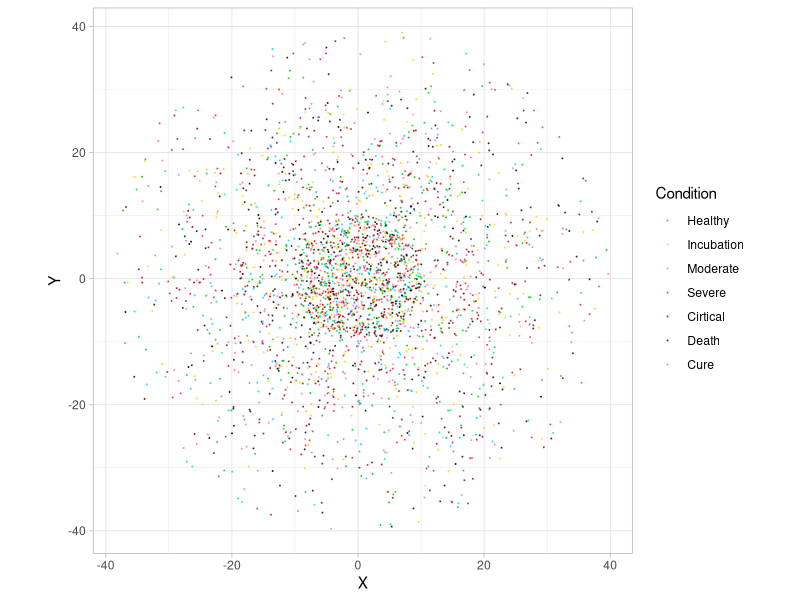
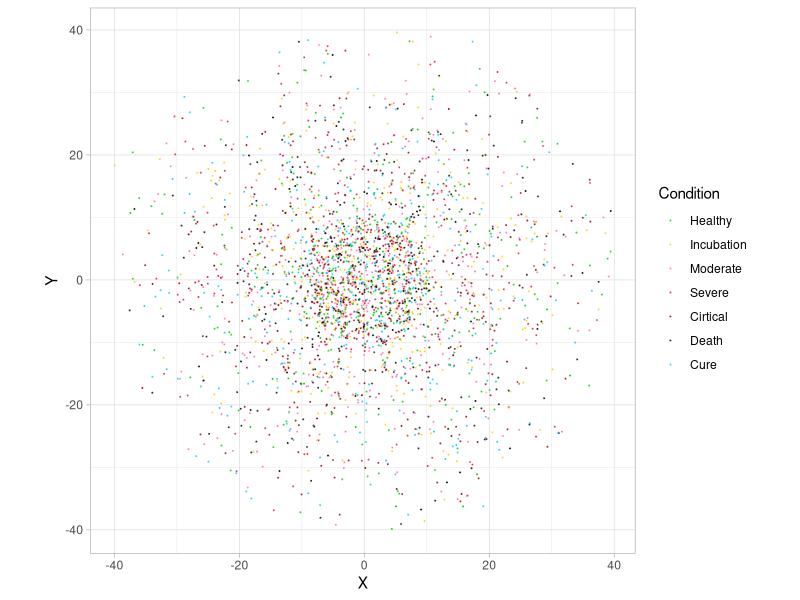
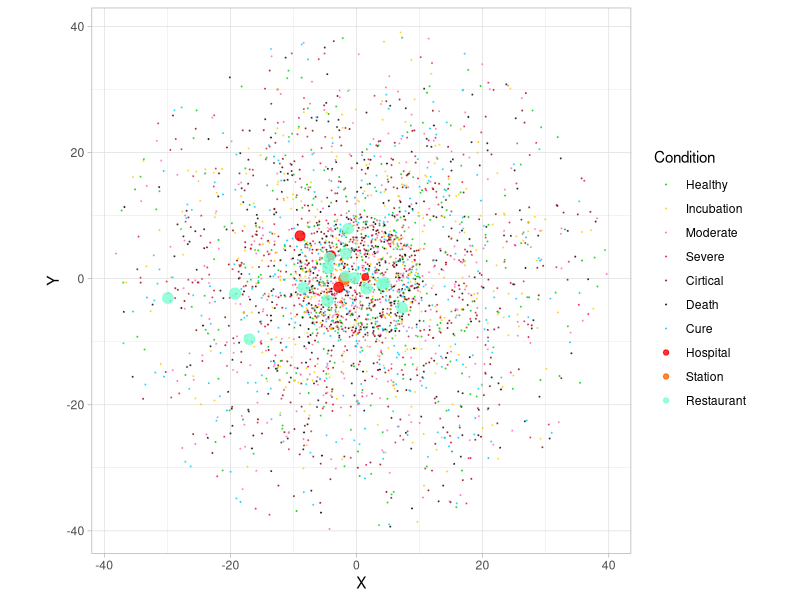

Source code (R) for these figures, in order: (Note: this script raises an error after producing the figures.)
## ---- chunk 1
knitr::opts_chunk$set(echo = TRUE)
## ---- chunk 2
library(tidyverse)
library(ggplot2)
library(gganimate)
library(magick)
library(proxy)

my_theme = theme_light() + theme(plot.title = element_text(hjust = 0.5), plot.subtitle = element_text(hjust = 0.5))
## ---- chunk 3
# N: Total number of points
# R: A vector of radius
# P: A vector of the proportion of points in each ring area
# Time: The number of days (running times)
# pc: Probability of being infected
# pr: Probability of being attracted by the restaurant
# transform_probability: A data frame contains the probability of symptom changes
# min_infection_range: A number indicates the minimum range of infection
# speed: A vector of movement speed of points with different symptoms
# Num_public: A number indicates the number of public places
# Hospital_capacity: A decimal indicates the ratio of hospital capacity


N = 3000
# R need to be decreasing
R = c(40,30,20,10)
# P should be the value corresponding to R
P = c(1,2,3,4)
Times = 60
pc = 0.1
pr = 0.4
transform_probability = data.frame(ease = c(0.2,0.15,0.1), worsen = c(0.3,0.5,0.8))
rownames(transform_probability) = 3:5
min_infection_range = 1e-2
speed = c(1, 1, 0.8, 0.3, 0.1, 0, 1)
Num_public = 20
Hospital_capacity = 0.01
## ---- chunk 4
calculate_alpha = function(N, R, P, c){
  # N: Total number of points
  # R: A vector of radius
  # P: A vector of the proportion of points in each ring area
  # c: Correction coefficient
  
  L = length(R)
  population = P/sum(P)*N
  S = R^2
  area = S - c(S[2:L],0)
  density = population/area
  ratio = density / c(0, density[1:(L-1)])
  alpha = 1/ratio*c
  
  return(alpha)
}
## ---- chunk 5
# alpha: A vector of probability of being able to get out of the wall

# alpha should be the value corresponding to R
# This 1.25 is calculate by whole_data when only calculate step 1 to 4
# To let the number of points in each ring after 300 runnings is still the same 
alpha = calculate_alpha(N, R, P, 1.25)
## ---- chunk 6
random_point_circle = function(R, N, x_center = 0, y_center = 0){
  # R: Radiu
  # N: Number of points
  
  if(length(R) != 1)
    stop('Length of R is not 1 in random_point_circle!')
  if(length(N) != 1)
    stop('Length of N is not 1 in random_point_circle!')
  if(N == 0)
    return(data.frame(X = NULL, Y = NULL))
  
  U = runif(N, 0, R^2)
  A = runif(N, 0 ,2*pi)
  X = sqrt(U)*cos(A) + x_center
  Y = sqrt(U)*sin(A) + y_center
  return(data.frame(X = X, Y = Y))
}
## ---- chunk 7
intialize_points = function(N, R, P){
  # N: Total number of points
  # R: A vector of radius
  # P: A vector of the proportion of points in each ring area
  
  if(length(N) != 1)
    stop('Length of N is not 1 in intialize_points!')
  if(length(R) != length(P))
    stop('R and P have different length in intialize_points!')
  if(length(R) == 0)
    stop('Length of R is 0 in intialize_points!')
  
  L = length(R)
  S = R^2
  
  S = S/sum(S)
  P = P/sum(P)
  
  if(mean(P/S == sort(P/S)) != 1)
    stop('The proportion of area is not increasing in intialize_points!')
  
  data = data.frame(X = NULL, Y = NULL)
  
  number_of_points = rep(0, L)
  for(i in 1:L){
    total_area = S[i]
    if(i == L){
      current_area = S[i]
    } else{
      current_area = S[i]-S[i+1]
    }
    need_points = P[i]*N - number_of_points[i]
    generate_points = round(need_points / current_area * total_area)
    data = rbind(data, random_point_circle(R[i],  generate_points))
    if(i == L){
      number_of_points[L] = number_of_points[L] + generate_points 
    } else{
      number_of_points[i:L] = number_of_points[i:L] + round((S[i:L] - c(S[(i+1):L],0)) / total_area * generate_points)
    }

  }
  
  return(list(data, number_of_points))
}
## ---- chunk 8
intialize = intialize_points(N, R, P)
data = intialize[[1]]
# To check if the number of data is right
number_of_points = intialize[[2]]
number_of_points
P/sum(P)*N
## ---- chunk 9
# To check the number of data in each ring
check_data = data %>% mutate(Radiu = sqrt(X^2+Y^2))
check_data %>% filter(Radiu<R[1]) %>% nrow()
check_data %>% filter(Radiu<R[2]) %>% nrow()
check_data %>% filter(Radiu<R[3]) %>% nrow()
check_data %>% filter(Radiu<R[4]) %>% nrow()
## ---- chunk 10
plot_points = function(data, condition){
  # data: A data frame contains X and Y in first 2 column
  # condition: A vector contains 7 factors of illness
  
  c = colnames(data)
  if(c[1] != 'X' | c[2] != 'Y')
    stop('Wrong name in data in plot_points!')
  
  if(nrow(data) != length(condition %>% unlist))
    stop('Wrong nrow of condition in plot_points!')
  
  t = tibble(X = data$X, Y = data$Y, condition = factor(condition, levels = 1:7))
  g = t %>%
    ggplot(aes(x = X, y = Y, color = condition)) + 
    geom_point(size = 0.1, alpha = 0.6) + 
    scale_color_manual(values = c('#00CC00', '#FFCC00', '#FF69B4', '#DC143C', '#8B0000', '#000000', '#00CCFF'), labels = c('Healthy', 'Incubation', 'Moderate', 'Severe', 'Cirtical', 'Death', 'Cure'), name = 'Condition') + 
    coord_fixed() + 
    my_theme
  g
}
## ---- chunk 11
# Condition meaning and color
# 1: Healthy, '#00CC00', Electric Green
# 2: Incubation period, '#FFCC00', Tangerine Yellow
# 3: Moderate, '#FF69B4', Hot Pink
# 4: Severe, '#DC143C', Crimson
# 5: Cirtical, '#8B0000', Dark Red
# 6: Death, '#000000', Black
# 7: Cure, '#00CCFF', Deep Sky Blue

test_condition = sample(1:7, N, replace = TRUE) 
plot_points(data, test_condition)
## ---- chunk 12
random_walk = function(data, v){
  # data: A data frame contains X and Y in first 2 column
  # v: A vector contains the speed of points
  
  N = nrow(data)
  if(N != length(v %>% unlist))
    stop('Wrong nrow of v in Random_Walk!')
  
  distance = rnorm(N, v, sd = v/1.5)
  distance[distance < 0] = 0
  
  A = runif(N, 0 ,2*pi)
  data$X = data$X + distance * cos(A)
  data$Y = data$Y + distance * sin(A)
  
  return(data)
}
## ---- chunk 13
v = rnorm(N, 1, 0.5)
v[v < 0] = 0
new_data = random_walk(data, v)
plot_points(new_data, test_condition)
## ---- chunk 14
through_wall = function(last_data, new_data, R, alpha){
  # last_data: A data frame contains X and Y which is last position
  # new_data: A data frame contains X and Y which is new position
  # R: A vector of radius
  # alpha: A vector of probability of being able to get out of the wall
  
  last_R = sqrt(last_data$X^2 + last_data$Y^2)
  new_R = sqrt(new_data$X^2 + new_data$Y^2)
  
  R0 = c(Inf, R, 0)
  last_R0 = cut(last_R, breaks = R0, labels = (length(R)+1):1) %>% as.numeric()
  new_R0 = cut(new_R, breaks = R0, labels = (length(R)+1):1) %>% as.numeric()
  
  # wall_level: for example, R = c(40,30,20,10)
  # 1. R<10
  # 2. 10<R<20
  # 3. 20<R<30
  # 4. 30<R<40
  # 5. R>40
  
  index = which(last_R0 < new_R0)
  wall_level = last_R0[index]
  
  # To make sure alpha[1] is the wall_level 1's probability
  alpha0 = rev(alpha)
  alpha_all = alpha0[wall_level]
  
  U = runif(length(index), 0 ,1)
  
  index_run = which(U > alpha_all)
  wall_level_run = wall_level[index_run]
  index_run = index[index_run]
  
  distance = new_data[index_run,c('X', 'Y')] - last_data[index_run,c('X', 'Y')]
  distance = sqrt(distance$X^2 + distance$Y^2)
  
  R1 = last_R[index_run]
  R2 = new_R[index_run]
  rest_distance = distance/(R1+R2)*R2
  
  ratio = (1-2*rest_distance/new_R[index_run])
  ratio = ifelse(ratio < -0.5, -0.5, ratio)
  
  new_data[index_run,] = new_data[index_run,] * ratio
  
  return(new_data)
}
## ---- chunk 15
initialize_infector = function(condition, n){
  # condition: A vector contains 7 factors of illness and its duration
  # n : Number of infectors in first day
  
  index = sample(1:nrow(condition), n, replace = FALSE)
  condition[index, 1] = 2
  
  return(condition)
}
## ---- chunk 16
pairwise_dist = function(data1, data2){
  # data1: A data frame contains X and Y which is the position
  # data2: A data frame contains X and Y which is the position
  
  Dist_matrix = as.matrix(proxy::dist(data1, data2))
  
  return(Dist_matrix)
}
## ---- chunk 17
infection = function(data, v, condition, infectious_ability, protection_ability){
  # data: A data frame contains X and Y which is the position
  # v: A vector contains the speed of points
  # condition: A vector contains 7 factors of illness and its duration

  incubation_infection = ifelse(condition$duration > 3, 1, 0)
  incubation_index = which(condition$condition == 2)
  
  # Condition infection speed
  # 1: Healthy, 0
  # 2: Incubation period, 1 if duration > 3, 0 else
  # 3: Moderate, 1
  # 4: Severe, 1.5
  # 5: Cirtical, 2
  # 6: Death, 0
  # 7: Cure, 0
  
  infection_speed = sapply(condition$condition, function(x) switch(x, '1' = 0,'2' = 1, '3' = 1, '4' = 1.5, '5' = 2, '6' = 0, '7' =  0))
  infection_speed[incubation_index] = infection_speed[incubation_index] * incubation_infection[incubation_index]
  
  infection_index = which(infection_speed > 0)
  infection_length = length(infection_index)
  canbe_infected_index = which(condition$condition == 1)
  canbe_infected_length = length(canbe_infected_index)
  
  if(infection_length == 0)
    return(condition)
  
  distance = pairwise_dist(data[infection_index,], data[canbe_infected_index,])
  
  infection_change = function(condition2,infectious_ability2, protection_ability2, pc, infection_radius){
    
    infection_radius = v[infection_index] * infection_speed[infection_index] * infectious_ability2[infection_index] * protection_ability2[infection_index] * infection_radius + min_infection_range
    infection_radius = matrix(rep(infection_radius, canbe_infected_length), nr = infection_length)
    
    possible_infection = which(distance<infection_radius, arr.ind = TRUE)
    possible_infection = possible_infection[,2] %>% unique()
  
    U = runif(length(possible_infection), 0, 1)
  
    protect_value = protection_ability2[colnames(distance)[possible_infection] %>% as.numeric()]
    confirmed_infection = possible_infection[U < pc * protect_value]
    confirmed_infection = colnames(distance)[confirmed_infection] %>% as.numeric()
    
    condition2[confirmed_infection, ] = data.frame(condition = 2, duration = 0)
    
    return(condition2)
  }
  
  condition = infection_change(condition, infectious_ability, protection_ability, pc, 1)
  condition = infection_change(condition, infectious_ability, protection_ability, pc/4, 2)
  
  return(condition)
}
## ---- chunk 18
symptom_change = function(condition, v, new_condition, new_v, now, ease, worsen, nochange_day = 3){
  index = which(condition$condition == now & condition$duration > nochange_day)
  l = length(index)
  
  U = runif(l, 0 ,1)
  ease_index = index[U < transform_probability[as.character(now),1]]
  worsen_index = index[U > 1-transform_probability[as.character(now),2]]
    
  new_condition[ease_index,] = data.frame(condition = ease, duration = 0)
  new_condition[worsen_index,] = data.frame(condition = worsen, duration = 0)
  new_v[ease_index] = v[ease_index] * speed[ease]/speed[now]
  new_v[worsen_index] = v[worsen_index] * speed[worsen]/speed[now]
    
  return(list(new_condition, new_v))
}
## ---- chunk 19
condition_change = function(condition, v, transform_probability, speed){
  # condition: A vector contains 7 factors of illness and its duration
  # v: A vector contains the speed of points
  # transform_probability: A data frame contains the probability of symptom changes
  # speed: A vector of movement speed of points with different symptoms
  
  new_condition = condition
  new_v = v
  
  # End of incubation period, condition 2->3
  incubation_index = which(condition$condition == 2)
  incubation_length = length(incubation_index)
  
  U = rnorm(incubation_length, 7, 2)
  symptom_date = ifelse(U < 3 ,3, U)
  symptom_index = incubation_index[condition$duration[incubation_index] > symptom_date]
  
  new_condition[symptom_index,] = data.frame(condition = 3, duration = 0)
  new_v[symptom_index] = v[symptom_index] * speed[3]/speed[2]
  
  # End of a symptom period, condition 3,4,5 -> (7,4) (3,5) (4,6)
  temp = symptom_change(condition, v, new_condition, new_v, 3, 7, 4)
  new_condition = temp[[1]]
  new_v = temp[[2]]
  
  temp = symptom_change(condition, v, new_condition, new_v, 4, 3, 5)
  new_condition = temp[[1]]
  new_v = temp[[2]]
  
  temp = symptom_change(condition, v, new_condition, new_v, 5, 6, 4)
  new_condition = temp[[1]]
  new_v = temp[[2]]
  
  return(list(new_condition, new_v))
}
## ---- chunk 20
random_public_place = function(R, class, capacity, x_center = 0, y_center = 0){
  # R: Radiu
  # class: A number indicates the category of public_place
  # capacity: A number indicates the number of maximum points in this place
  
  if(length(R) != 1)
    stop('Length of R is not 1 in random_public_place!')
  if(!class %in% 1:3)
    stop('Class is not right in random_public_place!')
  if(capacity <= 0)
    stop('Capacity is not right in random_public_place!')
  
  # class:
  # 1: Hospital, To increase the probability of healing
  # 2: Train Station: To let people leave and come
  # 3: Restaurant/School/Supermarket: Crowded locations
  
  A = runif(1, 0 ,2*pi)
  X = R*cos(A) + x_center
  Y = R*sin(A) + y_center
  return(data.frame(X = X, Y = Y, Class = class, Capacity = capacity))
}
## ---- chunk 21
intialize_public_place = function(R, P, N, Num_public,Hospital_capacity){
  # N: Total number of points
  # R: A vector of radius
  # P: A vector of the proportion of points in each ring area
  # Num_public: A number indicates the number of public places
  # Hospital_capacity: A decimal indicates the ratio of hospital capacity
  
  if(Num_public < 2)
    stop('The number of public place is too less in intialize_public_place!')
  if(Hospital_capacity > 1 | Hospital_capacity < 0)
    stop('The capacity of hospital is wrong in intialize_public_place!')
  
  data_public = data.frame(X = NULL, Y = NULL, Class = NULL, Capacity = NULL)
  
  L = length(R)
  population = P/sum(P)*N
  S = R^2
  area = S - c(S[2:L],0)
  density = population/area
  density = density/sum(density)
  density_cumsum = c(0, cumsum(density))
  
  U = runif(1, 0, 1)
  data_station = random_public_place(R[L]*U, 2, N/100)
  data_public = rbind(data_public, data_station)
  
  num_hospital = ceiling((Num_public-1)/5)
  num_school = Num_public - 1 - num_hospital
  
  build_public = function(class2, capacity2, num2){
    
    data_public2 = data.frame(X = NULL, Y = NULL, Class = NULL, Capacity = NULL)
    
    capacity_num = capacity2/num2
    capacity_num = rnorm(num2, capacity_num, capacity_num/3)
    capacity_num[capacity_num<1] = 1
    capacity_num = round(capacity_num)
    
    U = runif(num2, 0 ,1)
    pos = sapply(U, function(x) mean(x>density_cumsum)*(L+1))
    
    U = runif(num2, 0 ,1)
    for(i in 1:num2){
      R0 = c(R, 0)
      R_i = (R0[pos[i]] - R0[pos[i]+1])*U[i] + R0[pos[i]+1]
      data_place = random_public_place(R_i, class2, capacity_num[i])
      data_public2 = rbind(data_public2, data_place)
    }
    return(data_public2)
  }
  
  data_hospital = build_public(1, N*Hospital_capacity, num_hospital)
  data_school = build_public(3, N*Hospital_capacity*10, num_school)
  
  data_public = rbind(data_public, data_hospital)
  data_public = rbind(data_public, data_school)
  
  data_public = cbind(data_public, Current = 0, Index = 1:nrow(data_public))
  
  return(data_public)
}
## ---- chunk 22
plot_points = function(data, condition, data_public){
  # data: A data frame contains X and Y in first 2 column
  # condition: A vector contains 7 factors of illness and its duration
  # data_public: A data frame contains X, Y, class and condition.
  
  c = colnames(data)
  if(c[1] != 'X' | c[2] != 'Y')
    stop('Wrong name in data in plot_points!')
  
  if(nrow(data) != length(condition %>% unlist))
    stop('Wrong nrow of condition in plot_points!')
  
  data_public$Class = factor(data_public$Class, levels = 1:3, labels = c('Hospital', 'Station', 'Restaurant'))
  
  t = tibble(X = data$X, Y = data$Y, condition = factor(condition, levels = 1:7))
  g = t %>%
    ggplot(aes(x = X, y = Y, color = condition)) + 
    geom_point(size = 0.1, alpha = 0.6) + 
    geom_point(data = data_public, aes(x = X, y = Y, size = log(Capacity), color = Class), alpha = 0.8) + 
    scale_color_manual(values = c('1' = '#00CC00', '2' = '#FFCC00', '3' = '#FF69B4', '4' = '#DC143C', '5' = '#8B0000', '6' = '#000000', '7' = '#00CCFF', 'Hospital' = '#FF0000', 'Station' = '#FF6600', 'Restaurant' = '#7FFFD4'), labels = c('Healthy', 'Incubation', 'Moderate', 'Severe', 'Cirtical', 'Death', 'Cure', 'Hospital', 'Station', 'Restaurant'), name = 'Condition') +
    scale_size(range = c(2,3.5), name = 'Capacity', guide = FALSE) + 
    coord_fixed() + 
    my_theme
  g
}
## ---- chunk 23
# Condition meaning and color
# 1: Healthy, '#00CC00', Electric Green
# 2: Incubation period, '#FFCC00', Tangerine Yellow
# 3: Moderate, '#FF69B4', Hot Pink
# 4: Severe, '#DC143C', Crimson
# 5: Cirtical, '#8B0000', Dark Red
# 6: Death, '#000000', Black
# 7: Cure, '#00CCFF', Deep Sky Blue
# Hospital, '#FF0000', Red
# Station, '#FF6600', Safety Orange
# Restaurant, '#7FFFD4', Aquamarine


data_public = intialize_public_place(R, P, N, Num_public,Hospital_capacity)
plot_points(data, test_condition, data_public)
## ---- chunk 24
moveto_restaurant = function(last_data, new_data, data_public, people_duration, before_place_info, v, condition){
  # last_data: A data frame contains X and Y which is last position
  # new_data: A data frame contains X and Y which is new position
  # data_public: A data frame contains X, Y, class and condition.
  # people_duration: A data frame contains each points' place and duration
  # before_place_info: A data frame contains info of points before move to place.
  # v: A vector contains the speed of points
  # condition: A vector contains 7 factors of illness and its duration
  
  data_public2 = data_public %>% filter(Class == 3)
  
  n_public = nrow(data_public2)
  N = nrow(last_data)
  
  distance = pairwise_dist(last_data, data_public2[,c('X', 'Y')])
  
  influence_dist = matrix(rep(v*3, n_public), nc = n_public)
  influence_index = which(distance<influence_dist, arr.ind = TRUE)
  
  possible_index = which(people_duration$place == 0 & people_duration$duration > 4)
  influence_index = influence_index[influence_index[, 1] %in% possible_index,]
  influence_index = matrix(influence_index, nc = 2)
  
  if(nrow(influence_index) == 0)
    return(list(new_data, before_place_info, v, data_public, people_duration))
  
  U = runif(nrow(influence_index), 0, 1)
  
  confirmed_index = influence_index[U < pr,]
  notdupli = !duplicated(confirmed_index[,1])
  cr = confirmed_index[notdupli,1]
  cc = confirmed_index[notdupli,2]
  
  rest_capacity = data_public2[unique(cc),]$Capacity - data_public2[unique(cc),]$Current
  need_capacity = table(cc)
  
  min_capacity = sapply(1:length(unique(cc)),function(x) min(rest_capacity[x], need_capacity[x]))
  permision = sapply(1:length(unique(cc)), function(x) c(rep(TRUE, min_capacity[x]), rep(FALSE, max(need_capacity[x]-min_capacity[x], 0)))) %>% unlist()
  
  data_public2[unique(cc), 'Current'] = data_public2[unique(cc), 'Current'] + min_capacity
  
  cr = cr[permision]
  cc = cc[permision]
  
  before_info = data.frame(index = cr, X = new_data[cr, 'X'], Y = new_data[cr, 'Y'], v = v[cr], condition = condition$condition[cr])
  before_place_info = rbind(before_place_info, before_info)
  
  d =  data_public2[cc, c('X', 'Y')]
  rownames(d) = cr
  
  new_data[cr, ] = d
  v[cr] = 0
  data_public[data_public$Class == 3,] = data_public2
  people_duration[cr,] = data.frame(place = rep(3, length(cr)), place_index = data_public2[cc, 'Index'] ,duration = rep(0, length(cr)))
  
  return(list(new_data, before_place_info, v, data_public, people_duration))
}
## ---- chunk 25
outof_restaurant = function(data, data_public, people_duration, before_place_info, v, condition){
  # data: A data frame contains X and Y 
  # data_public: A data frame contains X, Y, class and condition.
  # people_duration: A data frame contains each points' place and duration
  # before_place_info: A data frame contains info of points before move to place.
  # v: A vector contains the speed of points
  # condition: A vector contains 7 factors of illness and its duration
  
  in_restaurant_index = which(people_duration$place == 3)
  possible_out_index = in_restaurant_index[people_duration[in_restaurant_index, 'duration'] > 3]
  
  num_index = length(possible_out_index)
  
  if(num_index == 0)
    return(list(data, before_place_info, v, data_public, people_duration))
  
  U = runif(num_index, 0, 1)
  confirmed_out_index = possible_out_index[U < pr]
  
  d = before_place_info %>% filter(index %in% confirmed_out_index) %>% arrange(index)
  
  data[confirmed_out_index,] = d[, c('X', 'Y')]
  
  v[confirmed_out_index] = d[, 'v'] * speed[condition$condition[confirmed_out_index]] / speed[d$condition]
  
  out_num = people_duration[confirmed_out_index,]$place_index %>% table()
  reduce_index = which(data_public$Index %in% names(out_num))
  data_public[reduce_index, 'Current'] = data_public[reduce_index, 'Current'] - out_num
  
  people_duration[confirmed_out_index,] = data.frame(place = 0, place_index = 0, duration = 0)
  
  before_info_delete_index = which(before_place_info$index %in% confirmed_out_index)
  before_place_info = before_place_info[-before_info_delete_index, ]
  
  return(list(data, before_place_info, v, data_public, people_duration))
}
## ---- chunk 26
simulation_points = function(N, R, P, Times){
  # N: Total number of points
  # R: A vector of radius
  # P: A vector of the proportion of points in each ring area
  # Time: The number of days (running times)
  
  Start_time = Sys.time()
  
  whole_data = data.frame(X = NULL, Y = NULL, Condition = NULL, Time = NULL)
  # Step 1
  intialize = intialize_points(N, R, P)
  data = intialize[[1]]
  # Step 5
  condition = data.frame(condition = rep(1, N), duration = rep(0, N))
  condition = initialize_infector(condition, 5)
  
  whole_data = rbind(whole_data, cbind(data, Condition = condition$condition, Time = rep(0, N)))
  # Step 3
  v = rnorm(N, 2, 0.8)
  v[v < 0] = 0
  # Step 5
  infectious_ability = rep(1, N)
  protection_ability = rnorm(N, 1, 0.3)
  protection_ability[protection_ability < 0.05] = 0.05
  protection_ability[protection_ability > 1] = 1
  # Step 7
  data_public = intialize_public_place(R, P, N, Num_public,Hospital_capacity)
  # Step 8
  people_duration = data.frame(place = rep(0, N), place_index = rep(0, N), duration = rep(0, N))
  before_place_info = data.frame(index = NULL, X = NULL, Y = NULL, v = NULL, condition = NULL)
  
  # If change nrow of data, need to change nrow of condition
  for(t in 1:Times){
    condition$duration = condition$duration + 1
    people_duration$duration = people_duration$duration + 1
    # Step 3
    new_data = random_walk(data, v)
    # Step 4
    new_data = through_wall(data, new_data, R, alpha)
    # Step 5
    condition = infection(new_data, v, condition, infectious_ability, protection_ability)
    # Step 6
    temp = condition_change(condition, v, transform_probability, speed)
    condition = temp[[1]]
    v = temp[[2]]
    # Step 8
    temp = moveto_restaurant(data, new_data, data_public, people_duration, before_place_info, v, condition)
    new_data = temp[[1]]
    before_place_info = temp[[2]]
    v = temp[[3]] 
    data_public = temp[[4]]
    people_duration = temp[[5]]
    # Step 9
    temp = outof_restaurant(new_data, data_public, people_duration, before_place_info, v, condition)
    new_data = temp[[1]]
    before_place_info = temp[[2]]
    v = temp[[3]] 
    data_public = temp[[4]]
    people_duration = temp[[5]]
    
    
    whole_data = rbind(whole_data, cbind(new_data, Condition = condition$condition, Time = rep(t, nrow(data))))
    data = new_data
  }
  
  End_time = Sys.time()
  
  check_data = data %>% mutate(Radiu = sqrt(X^2+Y^2))
  c1 = check_data %>% filter(Radiu<R[1]) %>% nrow()
  c2 = check_data %>% filter(Radiu<R[2]) %>% nrow()
  c3 = check_data %>% filter(Radiu<R[3]) %>% nrow()
  c4 = check_data %>% filter(Radiu<R[4]) %>% nrow()
  cat('Running times:',t, 'Population:', c1, c2, c3, c4, '\nUsed time: ')
  print(End_time-Start_time)
  cat('\n')
  
  return(list(whole_data, data_public))
}
## ---- chunk 27
temp= simulation_points(N, R, P, Times)
whole = temp[[1]]
data_public = temp[[2]]
## ---- chunk 28
generate_gif = function(whole_data, data_public){
  # whole_data: A data.frame contains X, Y, Condition and Time
  # data_public: A data frame contains X, Y, class and condition.
  
  data_public$Class = factor(data_public$Class, levels = 1:3, labels = c('Hospital', 'Station', 'Restaurant'))
  
  p = whole_data %>% 
    ggplot(aes(x = X, y = Y, color = factor(Condition, levels = 1:7), group = 1L)) + 
    geom_point(size = 0.1, alpha = 0.6) + 
    geom_point(data = data_public, aes(x = X, y = Y, size = log(Capacity), color = Class), alpha = 0.8) + 
    scale_color_manual(values = c('1' = '#00CC00', '2' = '#FFCC00', '3' = '#FF69B4', '4' = '#DC143C', '5' = '#8B0000', '6' = '#000000', '7' = '#00CCFF', 'Hospital' = '#FF0000', 'Station' = '#FF6600', 'Restaurant' = '#7FFFD4'), labels = c('Healthy', 'Incubation', 'Moderate', 'Severe', 'Cirtical', 'Death', 'Cure', 'Hospital', 'Station', 'Restaurant'), name = 'Condition') +  
    scale_size(range = c(2,3.5), name = 'Capacity', guide = FALSE) + 
    coord_fixed() + 
    transition_time(Time) + 
    ease_aes('linear') + 
    my_theme
  
  image <- animate(p, fps = 10, nframes = Times * 4)
  image_write(image, "output.gif")
}

## ---- chunk 29
generate_gif(whole_data, data_public)
